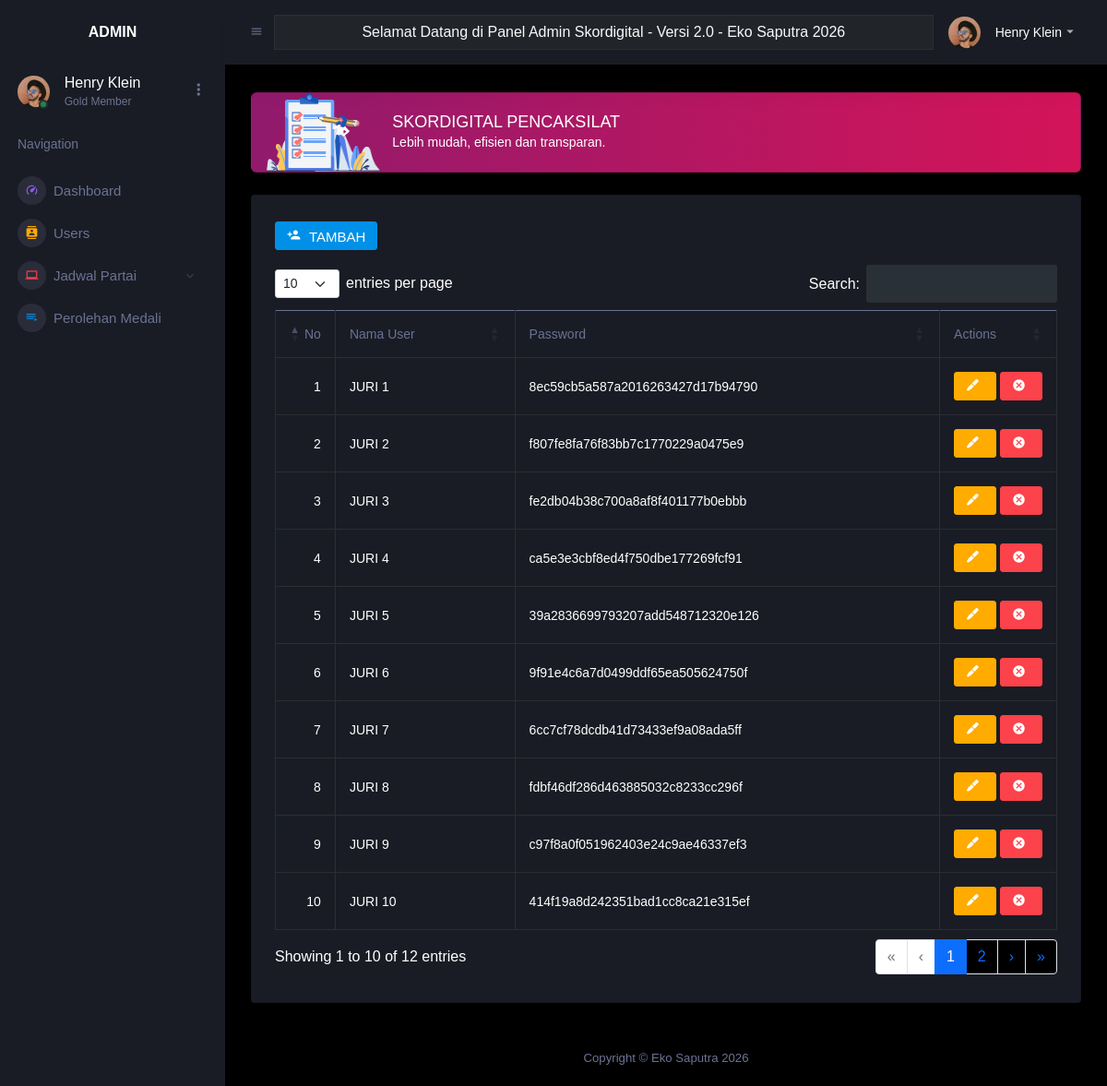
The page /admin/index.php?page=users on the database its author committed.
### tables this page shows
CREATE TABLE `wasit_juri` (
  `id_juri` int(11) NOT NULL,
  `nm_juri` varchar(55) NOT NULL,
  `pass_juri` varchar(32) NOT NULL
);

### admin/pages/users.php (the view, shortened to what this page needs)
<div class="row">
    <div class="col-12 text-light">
        <div class="card">
            <div class="card-body">
                <?php
                include 'includes/connection.php';
                $sqlJuri = "SELECT * FROM wasit_juri ORDER BY id_juri ASC";
                $dataJuri = mysqli_query($koneksi, $sqlJuri);
                ?>
                <div class="row-fluid sortable">
                    <div class="box span12">
                        <div class="box-content">
                            <div class="text-right mb-3" style="margin-bottom: 15px;">
                                <button id="btnAddJuri" class="btn btn-primary">
                                    <i class="mdi mdi-account-plus"></i> TAMBAH
                                </button>
                            </div>
                            <div id="juriTable">
                                <table class="table table-bordered datatable">
                                    <thead>
                                        <tr>
                                            <th width="5%">No</th>
                                            <th>Nama User</th>
                                            <th>Password</th>
                                            <th width="10%">Actions</th>
                                        </tr>
                                    </thead>
                                    <tbody>
                                        <?php $no = 0;
                                        while ($juri = mysqli_fetch_array($dataJuri)) {
                                            $no++; ?>
                                            <tr id="row_<?php echo $juri['id_juri']; ?>">
                                                <td><?php echo $no; ?></td>
                                                <td id="name_<?php echo $juri['id_juri']; ?>"><?php echo htmlspecialchars($juri['nm_juri']); ?></td>
                                                <td id="pass_<?php echo $juri['id_juri']; ?>"><?php echo htmlspecialchars($juri['pass_juri']); ?></td>
                                                <td class="center">
                                                    <button class="btn btn-warning" id="edit_<?php echo $juri['id_juri']; ?>" onclick="editRow(<?php echo $juri['id_juri']; ?>, '<?php echo addslashes($juri['nm_juri']); ?>', '<?php echo addslashes($juri['pass_juri']); ?>')">
                                                        <i class="mdi mdi-grease-pencil"></i>
                                                    </button>
                                                    <a class="btn btn-danger" href="#" onclick="confirmDelete(<?php echo $juri['id_juri']; ?>, '<?php echo addslashes($juri['nm_juri']); ?>')">
                                                        <i class="mdi mdi-close-circle"></i>
                                                    </a>
                                                </td>
                                            </tr>
                                        <?php } ?>
                                    </tbody>
                                </table>
                            </div>
                        </div>
                    </div>
                </div>
            </div>
        </div>
    </div>
</div>
</div>

### admin/templates/header.php (shortened to what this page needs)
<!DOCTYPE html>
<html lang="en">
<head>
  <link href="DataTables/datatables.min.css" rel="stylesheet">
  <link rel="stylesheet" href="assets/vendors/mdi/css/materialdesignicons.min.css">
  <link rel="stylesheet" href="assets/vendors/css/vendor.bundle.base.css">
  <link rel="stylesheet" href="assets/vendors/jvectormap/jquery-jvectormap.css">
  <link rel="stylesheet" href="assets/vendors/flag-icon-css/css/flag-icon.min.css">
  <link rel="stylesheet" href="assets/vendors/owl-carousel-2/owl.carousel.min.css">
  <link rel="stylesheet" href="assets/vendors/owl-carousel-2/owl.theme.default.min.css">
  <link rel="stylesheet" href="assets/css/style.css">
</head>
<body>

### admin/index.php (shortened to what this page needs)
<?php include('templates/header.php') ?>
<div class="container-scroller">
  <?php include('templates/sidebar.php') ?>
  <div class="container-fluid page-body-wrapper">
    <nav class="navbar p-0 fixed-top d-flex flex-row">
      <div class="navbar-menu-wrapper flex-grow d-flex align-items-stretch">
        <button class="navbar-toggler navbar-toggler align-self-center" type="button" data-toggle="minimize">
          <span class="mdi mdi-menu"></span>
        </button>
        <div class="container-fluid border border-1 border-muted bg-dark text-light my-3 d-flex justify-content-center align-items-center">
          <marquee>Selamat Datang di Panel Admin Skordigital - Versi 2.0 - Eko Saputra <?= date('Y'); ?></marquee>
        </div>
        <ul class="navbar-nav navbar-nav-right">
          <li class="nav-item dropdown">
            <a class="nav-link" id="profileDropdown" href="#" data-bs-toggle="dropdown">
              <div class="navbar-profile">
                <img class="img-xs rounded-circle" src="assets/images/faces/face15.jpg" alt="">
                <p class="mb-0 d-none d-sm-block navbar-profile-name">Henry Klein</p>
                <i class="mdi mdi-menu-down d-none d-sm-block"></i>
              </div>
            </a>
          </li>
        </ul>
      </div>
    </nav>
    <div class="main-panel">
      <div class="content-wrapper">
        <div class="row">
          <div class="col-12 grid-margin stretch-card">
            <div class="card corona-gradient-card">
              <div class="card-body py-0 px-0 px-sm-3">
                <div class="row align-items-center">
                  <div class="col-4 col-sm-3 col-xl-2">
                    <img src="assets/images/dashboard/Group126@2x.png" class="gradient-corona-img img-fluid" alt="">
                  </div>
                  <div class="col-5 col-sm-7 col-xl-8 p-0">
                    <h4 class="mb-1 mb-sm-0">SKORDIGITAL PENCAKSILAT</h4>
                    <p class="mb-0 font-weight-normal d-none d-sm-block">Lebih mudah, efisien dan transparan.</p>
                  </div>
                </div>
              </div>
            </div>
          </div>
        </div>
        <?php
        $page = @$_GET['page'];
        if ($page) {
          include('pages/' . $page . '.php');
        } else {
          include('pages/dashboard.php');
        }
        ?>
        <?php include('templates/footer.php') ?>

### admin/templates/sidebar.php (shortened to what this page needs)
<nav class="sidebar sidebar-offcanvas" id="sidebar">
  <div class="sidebar-brand-wrapper d-none d-lg-flex align-items-center justify-content-center fixed-top">
    <b>ADMIN</b>
  </div>
  <ul class="nav">
    <li class="nav-item profile">
      <div class="profile-desc">
        <div class="profile-pic">
          <div class="count-indicator">
            <img class="img-xs rounded-circle " src="assets/images/faces/face15.jpg" alt="">
            <span class="count bg-success"></span>
          </div>
          <div class="profile-name">
            <h5 class="mb-0 font-weight-normal">Henry Klein</h5>
            <span>Gold Member</span>
          </div>
        </div>
        <a href="#" id="profile-dropdown" data-bs-toggle="dropdown"><i class="mdi mdi-dots-vertical"></i></a>
      </div>
    </li>
    <li class="nav-item nav-category">
      <span class="nav-link">Navigation</span>
    </li>
    <li class="nav-item menu-items">
      <a class="nav-link" href="?page=dashboard">
        <span class="menu-icon">
          <i class="mdi mdi-speedometer"></i>
        </span>
        <span class="menu-title">Dashboard</span>
      </a>
    </li>
    <li class="nav-item menu-items">
      <a class="nav-link" href="?page=users">
        <span class="menu-icon">
          <i class="mdi mdi-contacts"></i>
        </span>
        <span class="menu-title">Users</span>
      </a>
    </li>
    <li class="nav-item menu-items">
      <a class="nav-link" data-bs-toggle="collapse" href="#ui-basic" aria-expanded="false" aria-controls="ui-basic">
        <span class="menu-icon">
          <i class="mdi mdi-laptop"></i>
        </span>
        <span class="menu-title">Jadwal Partai</span>
        <i class="menu-arrow"></i>
      </a>
    </li>
    <li class="nav-item menu-items">
      <a class="nav-link" href="?page=perolehan_medali">
        <span class="menu-icon">
          <i class="mdi mdi-playlist-play"></i>
        </span>
        <span class="menu-title">Perolehan Medali</span>
      </a>
    </li>
  </ul>
</nav>

### admin/templates/footer.php (shortened to what this page needs)
<footer class="footer">
  <div class="d-sm-flex justify-content-center justify-content-center">
    <span class="text-muted d-block text-center text-sm-left d-sm-inline-block">Copyright © Eko Saputra <?= date('Y') ?></span>
  </div>
</footer>
</div>
</div>
</div>
</body>
</html>

### rows shown on the page
wasit_juri: nm_juri "JURI 1", pass_juri "8ec59cb5a587a2016263427d17b94790"
wasit_juri: nm_juri "JURI 2", pass_juri "f807fe8fa76f83bb7c1770229a0475e9"
wasit_juri: nm_juri "JURI 3", pass_juri "fe2db04b38c700a8af8f401177b0ebbb"
wasit_juri: nm_juri "JURI 4", pass_juri "ca5e3e3cbf8ed4f750dbe177269fcf91"
wasit_juri: nm_juri "JURI 5", pass_juri "39a2836699793207add548712320e126"
wasit_juri: nm_juri "JURI 6", pass_juri "9f91e4c6a7d0499ddf65ea505624750f"
wasit_juri: nm_juri "JURI 7", pass_juri "6cc7cf78dcdb41d73433ef9a08ada5ff"
wasit_juri: nm_juri "JURI 8", pass_juri "fdbf46df286d463885032c8233cc296f"
wasit_juri: nm_juri "JURI 9", pass_juri "c97f8a0f051962403e24c9ae46337ef3"
wasit_juri: nm_juri "JURI 10", pass_juri "414f19a8d242351bad1cc8ca21e315ef"
